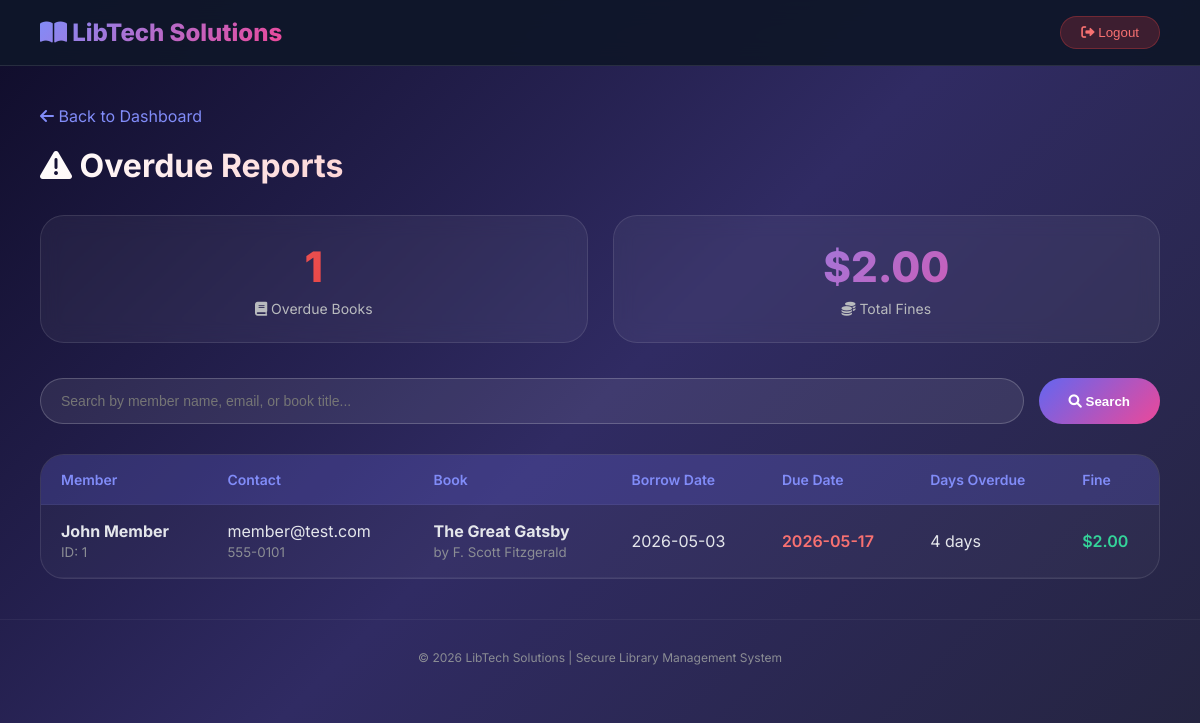
/overdue-reports.php (signed in), run on the app's committed database.
### tables this page shows
CREATE TABLE `transaction` (
  `transaction_id` int(11)        NOT NULL AUTO_INCREMENT,
  `member_id`      int(11)        NOT NULL,
  `book_id`        int(11)        NOT NULL,
  `borrow_date`    date           NOT NULL,
  `due_date`       date           NOT NULL,
  `return_date`    date           DEFAULT NULL,
  `fine_amount`    decimal(10,2)  DEFAULT 0.00,
  `fine_paid`      tinyint(1)     DEFAULT 0,
  `status`         varchar(20)    DEFAULT 'Borrowed',
  PRIMARY KEY (`transaction_id`),
  KEY `member_id` (`member_id`),
  KEY `book_id` (`book_id`)
);

CREATE TABLE `member` (
  `member_id`              int(11)       NOT NULL AUTO_INCREMENT,
  `admin_id`               int(11)       DEFAULT NULL,
  `full_name`              varchar(100)  NOT NULL,
  `email`                  varchar(100)  NOT NULL,
  `phone`                  varchar(20)   NOT NULL,
  `membership_date`        date          DEFAULT curdate(),
  `is_blocked`             tinyint(1)   DEFAULT 0,
  `member_is_blocked`      tinyint(1)   NOT NULL DEFAULT 0,
  `books_borrowed_current` int(11)      NOT NULL DEFAULT 0,
  `total_overdue_count`    int(11)      NOT NULL DEFAULT 0,
  `created_at`             datetime     DEFAULT current_timestamp(),
  PRIMARY KEY (`member_id`),
  UNIQUE KEY `email` (`email`),
  UNIQUE KEY `admin_id` (`admin_id`),
  KEY `idx_blocked` (`member_is_blocked`),
  KEY `idx_membership_date` (`membership_date`)
);

CREATE TABLE `book` (
  `book_id`          int(11)       NOT NULL AUTO_INCREMENT,
  `title`            varchar(200)  NOT NULL,
  `author`           varchar(100)  NOT NULL,
  `isbn`             varchar(13)   DEFAULT NULL,
  `genre`            varchar(50)   DEFAULT NULL,
  `total_copies`     int(11)       DEFAULT 1,
  `available_copies` int(11)       DEFAULT 1,
  `added_date`       date          DEFAULT curdate(),
  PRIMARY KEY (`book_id`),
  UNIQUE KEY `isbn` (`isbn`)
);

### overdue-reports.php (the view, shortened to what this page needs)
<?php
require_once 'config.php';
$search = $_GET['search'] ?? '';
$query = "SELECT
            m.member_id,
            m.full_name as member_name,
            m.email as member_email,
            m.phone as member_phone,
            b.title as book_title,
            b.author as book_author,
            t.borrow_date,
            t.due_date,
            DATEDIFF(CURDATE(), t.due_date) as days_overdue,
            DATEDIFF(CURDATE(), t.due_date) * 0.50 as fine_amount
          FROM transaction t
          JOIN member m ON t.member_id = m.member_id
          JOIN book b ON t.book_id = b.book_id
          WHERE t.return_date IS NULL AND t.due_date < CURDATE()";
$query .= " ORDER BY t.due_date ASC";
$result = $conn->query($query);
$total_overdue = 0;
$total_fines = 0;
if($result && $result->num_rows > 0) {
    $total_overdue = $result->num_rows;
    $result->data_seek(0);
    while($row = $result->fetch_assoc()) {
        $total_fines += $row['fine_amount'];
    }
    $result->data_seek(0);
}
?>
<!DOCTYPE html>
<html lang="en">
<head>
    <link rel="stylesheet" href="https://cdnjs.cloudflare.com/ajax/libs/font-awesome/6.0.0/css/all.min.css">
</head>
<body>
    <div class="navbar">
        <div class="logo"><i class="fas fa-book-open"></i> LibTech Solutions</div>
        <button class="logout-btn" onclick="window.location.href='auth/logout.php'"><i class="fas fa-sign-out-alt"></i> Logout</button>
    </div>
    <div class="container">
        <a href="librarian-dashboard.php" class="back-link"><i class="fas fa-arrow-left"></i> Back to Dashboard</a>
        <div class="page-title">
            <h1><i class="fas fa-exclamation-triangle"></i> Overdue Reports</h1>
        </div>
        <div class="stats-cards">
            <div class="stat-card overdue">
                <div class="stat-number"><?php echo $total_overdue; ?></div>
                <div class="stat-label"><i class="fas fa-book"></i> Overdue Books</div>
            </div>
            <div class="stat-card">
                <div class="stat-number">$<?php echo number_format($total_fines, 2); ?></div>
                <div class="stat-label"><i class="fas fa-coins"></i> Total Fines</div>
            </div>
        </div>
        <div class="search-bar">
            <form method="GET" class="search-form">
                <input type="text" name="search" class="search-input" placeholder="Search by member name, email, or book title..." value="<?php echo htmlspecialchars($search); ?>">
                <button type="submit" class="search-btn"><i class="fas fa-search"></i> Search</button>
            </form>
        </div>
        <div class="table-container">
            <table>
                <thead>
                    <tr>
                        <th>Member</th>
                        <th>Contact</th>
                        <th>Book</th>
                        <th>Borrow Date</th>
                        <th>Due Date</th>
                        <th>Days Overdue</th>
                        <th>Fine</th>
                    </tr>
                </thead>
                <tbody>
                    <?php if($result && $result->num_rows > 0): ?>
                        <?php while($row = $result->fetch_assoc()): ?>
                            <tr>
                                <td>
                                    <strong><?php echo htmlspecialchars($row['member_name']); ?></strong><br>
                                    <small style="color:#8b8d94;">ID: <?php echo $row['member_id']; ?></small>
                                </td>
                                <td>
                                    <?php echo htmlspecialchars($row['member_email']); ?><br>
                                    <small style="color:#8b8d94;"><?php echo htmlspecialchars($row['member_phone']); ?></small>
                                </td>
                                <td>
                                    <strong><?php echo htmlspecialchars($row['book_title']); ?></strong><br>
                                    <small style="color:#8b8d94;">by <?php echo htmlspecialchars($row['book_author']); ?></small>
                                </td>
                                <td><?php echo $row['borrow_date']; ?></td>
                                <td class="overdue-badge"><?php echo $row['due_date']; ?></td>
                                <td><?php echo $row['days_overdue']; ?> days</td>
                                <td class="fine-amount">$<?php echo number_format($row['fine_amount'], 2); ?></td>
                            </tr>
                        <?php endwhile; ?>
                    <?php endif; ?>
                </tbody>
            </table>
        </div>
    </div>
    <div class="footer">
        <p>© 2026 LibTech Solutions | Secure Library Management System</p>
    </div>
</body>
</html>

### overdue-reports.php (style rules this page uses)
* { margin: 0; padding: 0; box-sizing: border-box; }
body { font-family: 'Inter', sans-serif; background: linear-gradient(135deg, #0f0c29, #302b63, #24243e); min-height: 100vh; color: #e4e6eb; }
.navbar { background: rgba(15, 23, 42, 0.95); backdrop-filter: blur(12px); padding: 16px 40px; display: flex; justify-content: space-between; align-items: center; border-bottom: 1px solid rgba(255, 255, 255, 0.1); }
.logo { font-size: 24px; font-weight: 800; background: linear-gradient(135deg, #818cf8, #ec4899); -webkit-background-clip: text; -webkit-text-fill-color: transparent; }
.logout-btn { background: rgba(239, 68, 68, 0.2); border: 1px solid rgba(239, 68, 68, 0.3); color: #f87171; padding: 8px 20px; border-radius: 30px; cursor: pointer; transition: all 0.3s; }
.container { max-width: 1400px; margin: 40px auto; padding: 0 40px; }
.back-link { display: inline-block; margin-bottom: 20px; color: #818cf8; text-decoration: none; transition: all 0.3s; }
.page-title { margin-bottom: 30px; }
.page-title h1 { font-size: 32px; font-weight: 700; background: linear-gradient(135deg, #fff, #f87171); -webkit-background-clip: text; -webkit-text-fill-color: transparent; margin-bottom: 8px; }
.stats-cards { display: flex; gap: 25px; margin-bottom: 35px; flex-wrap: wrap; }
.stat-card { background: rgba(255, 255, 255, 0.05); backdrop-filter: blur(10px); border: 1px solid rgba(255, 255, 255, 0.1); border-radius: 24px; padding: 25px 30px; flex: 1; min-width: 200px; text-align: center; transition: all 0.3s; }
.stat-number { font-size: 42px; font-weight: 800; background: linear-gradient(135deg, #818cf8, #ec4899); -webkit-background-clip: text; -webkit-text-fill-color: transparent; margin-bottom: 8px; }
.stat-card.overdue .stat-number { background: linear-gradient(135deg, #f87171, #dc2626); -webkit-background-clip: text; -webkit-text-fill-color: transparent; }
.stat-label { color: #b9bbbe; font-size: 14px; }
.search-bar { margin-bottom: 30px; }
.search-form { display: flex; gap: 15px; flex-wrap: wrap; }
.search-input { flex: 1; padding: 14px 20px; background: rgba(255, 255, 255, 0.08); border: 1px solid rgba(255, 255, 255, 0.2); border-radius: 40px; color: #e4e6eb; font-size: 14px; transition: all 0.3s; }
.search-btn { padding: 14px 30px; background: linear-gradient(135deg, #6366f1, #ec4899); border: none; border-radius: 40px; color: white; font-weight: 600; cursor: pointer; transition: all 0.3s; }
.table-container { overflow-x: auto; background: rgba(255, 255, 255, 0.03); border-radius: 24px; border: 1px solid rgba(255, 255, 255, 0.1); }
table { width: 100%; border-collapse: collapse; }
th, td { padding: 16px 20px; text-align: left; border-bottom: 1px solid rgba(255, 255, 255, 0.05); }
th { background: rgba(99, 102, 241, 0.2); color: #818cf8; font-weight: 600; font-size: 14px; }
.overdue-badge { color: #f87171; font-weight: 600; }
.fine-amount { color: #34d399; font-weight: 600; }
.footer { text-align: center; padding: 30px; color: #8b8d94; font-size: 12px; margin-top: 40px; border-top: 1px solid rgba(255, 255, 255, 0.05); }

### data on the page
transaction: member.full_name "John Member", member.member_id "1", member.email "member@test.com", member.phone "555-0101", book.title "The Great Gatsby", book.author "F. Scott Fitzgerald", borrow_date "2026-05-03", due_date "2026-05-17", days_overdue "4", fine_amount "2.00"

### other printed values
$total_overdue "1"
$total_fines "2.00"
